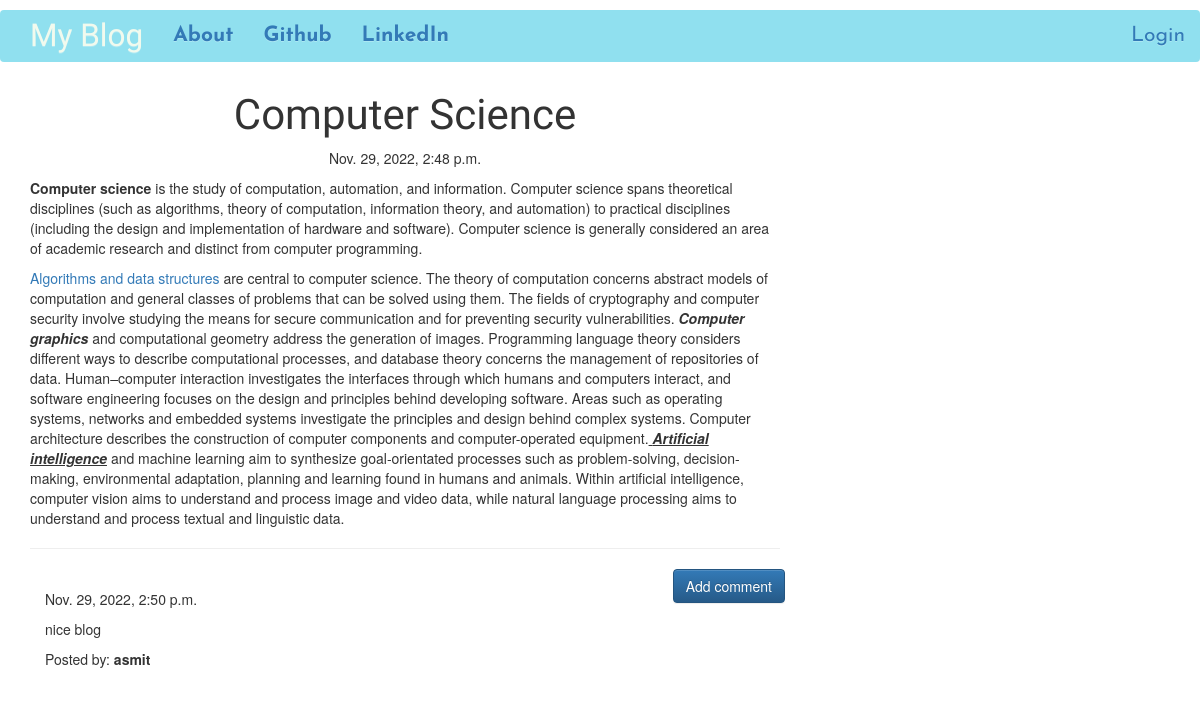
Screenshot of /post/3 with the database file from the repository.
### blog_app/models.py (models this page shows, shortened)
class Post(models.Model):
    author = models.ForeignKey('auth.User')
    title = models.CharField(max_length=200)
    text = models.TextField()
    created_date = models.DateTimeField(default=timezone.now)
    published_date = models.DateTimeField(blank=True, null=True)

class Comment(models.Model):
    post = models.ForeignKey('blog_app.Post', related_name='comments')
    author = models.CharField(max_length=200)
    text = models.TextField()
    created_date = models.DateTimeField(default=timezone.now)
    approved_comment = models.BooleanField(default=False)

### blog_app/views.py (the view)
# urls.py: url(r'^post/(?P<pk>\d+)$', views.PostDetailView.as_view(), name='post_detail'),
class PostDetailView(DetailView):
    model = Post

### blog_app/templates/blog_app/post_detail.html (shortened to what this page needs)
{% extends 'blog_app/base.html' %}
{% block content %}
        <h1 class='posttitle loader'>{{ post.title }}</h1>
        {% if post.published_date %}
            <div class="date postdate">
                {{ post.published_date }}
            </div>
        {% else %}
            <a class="btn btn-default" href="{% url 'post_publish' pk=post.pk %}">Publish</a>
        {% endif %}
      <p class='postcontent' >{{ post.text|safe|linebreaksbr }}</p>
  <hr>
  <a class="btn btn-primary btn-comment" href="{% url 'add_comment_to_post' pk=post.pk %}">Add comment</a>
  <div class="container">
  {% for comment in post.comments.all %}
  <br>
      {% if user.is_authenticated or comment.approved_comment %}
              {{ comment.created_date }}
          <p>{{ comment.text|safe|linebreaks }}</p>
          <p>Posted by: <strong>{{ comment.author }}</strong></p>
      {% endif %}
  {% empty %}
      <p>No comments posted.</p>
  {% endfor %}
</div>
{% endblock %}

### blog_app/static/css/blog_app.css (style rules this page uses)
.postdate { text-align:center; }
.posttitle { font-family: 'Lilita One'; font-size: 3em ; text-align:center; }
.postcontent { font-size: 1.5em; }
.btn-comment { position: absolute; right: 10px; }
.loader { filter:hue-rotate(0deg); color:linear-gradient(45deg,#0f8,#08f); animation:hue 10000ms infinite linear; }

### rows the page displays
Post: title "Computer Science", published_date "Nov. 29, 2022, 2:48 p.m.", text "Computer science is the study of computation, automation, and information. Computer science spans theoretical disciplines (such as algorithms, theory of computation, information theory, and automation) to practical disciplines (including the design and implementation of hardware and software). Computer science is generally considered an area of academic research and distinct from computer programming. Algorithms and data structures are central to computer science. The theory of computation concerns abstract models of computation and general classes of problems that can be solved using them. The fields of cryptography and computer security involve studying the means for secure communication…"
Comment: created_date "Nov. 29, 2022, 2:50 p.m.", text "nice blog", author "asmit"
